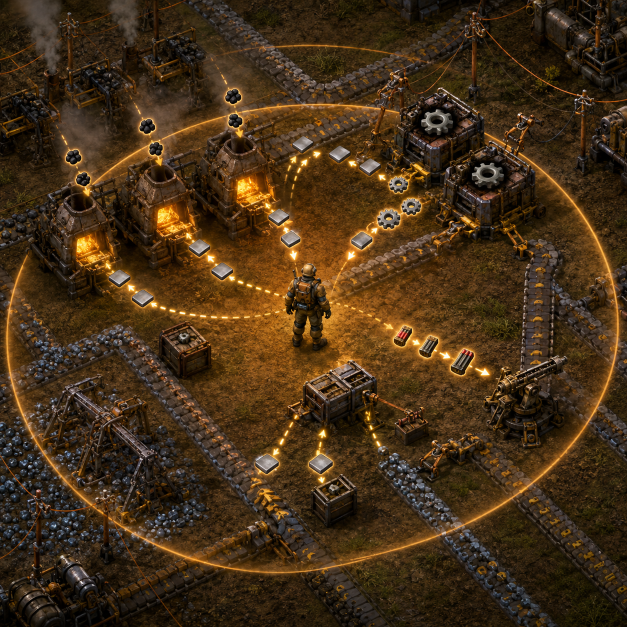
#> input picture thumbnail.png, 1254 x 1254 px (shown at 1/2 size)
$ python make_mipmaps.py ../thumbnail.png
#> lines starting #> are read from the running program, lines starting #| are printed output that depends on the picture
#!/usr/bin/env python3
"""Generate a Factorio mipmap strip from a (large, square) source PNG.

Factorio expects pre-baked mipmaps laid out as a horizontal strip: the base
size followed by each successive half-size appended to the right. E.g.
size=32, mips=2 -> a 48x32 file (32x32 + 16x16), declared in the prototype as:

    {
        type = 'sprite',
        name = 'my-icon',
        filename = '__my-mod__/graphics/icons/my-icon-mip.png',
        priority = 'extra-high-no-scale',
        size = 32,
        mipmap_count = 2,
        flags = { 'gui-icon' },
    }

The base game's GUI icons (data/core/graphics/icons/mip/*.png) use
size=32 with mipmap_count=2 — that's the convention for anything shown in
GUI buttons, and this script's default. Use -m 1 for a plain resize with no
strip (e.g. shortcut prototype icons, where the engine wants a flat image).

Usage:
    make_mipmaps.py INPUT.png                 # 32px + 2 mips -> INPUT-mip.png
    make_mipmaps.py INPUT.png -s 64 -m 4      # 64+32+16+8 strip
    make_mipmaps.py INPUT.png -s 64 -m 1 -o out.png   # flat 64x64 resize
"""

import argparse
import os
import sys

from PIL import Image


def main():
    parser = argparse.ArgumentParser(description=__doc__.splitlines()[0])
    parser.add_argument('input', help='source PNG (square, ideally much larger than --size)')
    parser.add_argument('-s', '--size', type=int, default=32, help='base sprite size (default 32, the GUI-icon standard)')
    parser.add_argument('-m', '--mips', type=int, default=2, help='mipmap count including the base level (default 2); 1 = flat resize')
    parser.add_argument('-o', '--output', help='output path (default: <input>-mip.png, or <input>-<size>.png when --mips 1)')
    args = parser.parse_args()

    if args.size & (args.size - 1):
        sys.exit(f'--size must be a power of two, got {args.size}')
    if args.mips < 1 or args.size >> (args.mips - 1) < 1:
        sys.exit(f'--mips {args.mips} is too many levels for size {args.size}')

    source = Image.open(args.input).convert('RGBA')
    if source.width != source.height:
        sys.exit(f'source must be square, got {source.width}x{source.height}')

    total_width = sum(args.size >> level for level in range(args.mips))
    strip = Image.new('RGBA', (total_width, args.size), (0, 0, 0, 0))
#> strip: PIL image 48x32 RGBA; every value is 0
    x = 0
    for level in range(args.mips):
        level_size = args.size >> level
        strip.paste(source.resize((level_size, level_size), Image.LANCZOS), (x, 0))
        x += level_size
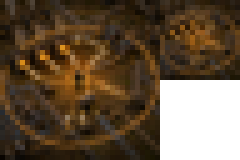
#> strip: PIL image 48x32 RGBA (shown 5 times larger); mean R, G, B, A 58.6, 40.6, 20.1, 212.5; transparent parts drawn white
#> after the loop, x = 48

    stem, _ = os.path.splitext(args.input)
    suffix = '-mip' if args.mips > 1 else f'-{args.size}'
    output = args.output or f'{stem}{suffix}.png'
    strip.save(output)
    print(f'{output}: {strip.width}x{strip.height} '
          f'(size={args.size}, mipmap_count={args.mips})')
#| ../thumbnail-mip.png: 48x32 (size=32, mipmap_count=2)


if __name__ == '__main__':
    main()
